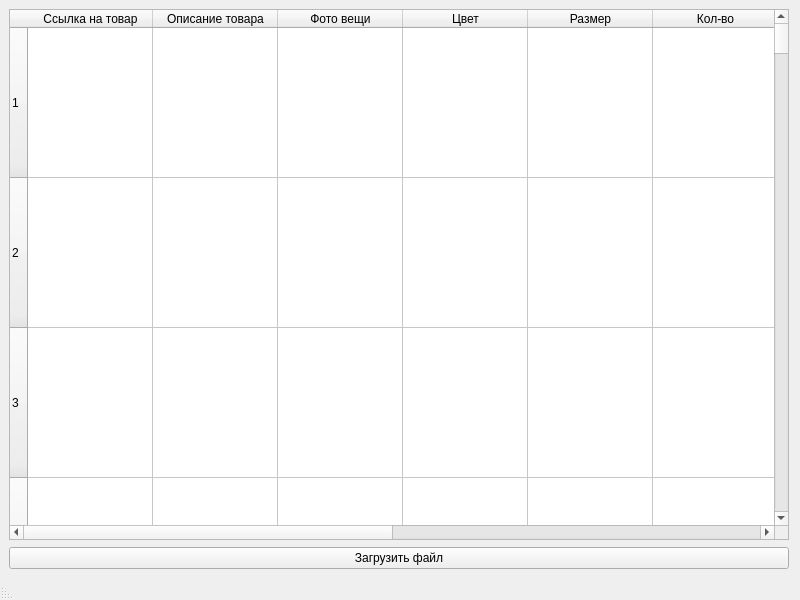
<?xml version="1.0" encoding="UTF-8"?>
<ui version="4.0">
 <class>MainWindow</class>
 <widget class="QMainWindow" name="MainWindow">
  <property name="geometry">
   <rect>
    <x>0</x>
    <y>0</y>
    <width>800</width>
    <height>600</height>
   </rect>
  </property>
  <property name="windowTitle">
   <string>MainWindow</string>
  </property>
  <property name="layoutDirection">
   <enum>Qt::RightToLeft</enum>
  </property>
  <widget class="QWidget" name="centralwidget">
   <property name="layoutDirection">
    <enum>Qt::LeftToRight</enum>
   </property>
   <layout class="QGridLayout" name="gridLayout">
    <property name="rightMargin">
     <number>11</number>
    </property>
    <property name="verticalSpacing">
     <number>7</number>
    </property>
    <item row="4" column="0">
     <widget class="QPushButton" name="pushButton">
      <property name="layoutDirection">
       <enum>Qt::LeftToRight</enum>
      </property>
      <property name="text">
       <string>Загрузить файл</string>
      </property>
      <property name="iconSize">
       <size>
        <width>20</width>
        <height>20</height>
       </size>
      </property>
     </widget>
    </item>
    <item row="0" column="0" rowspan="2">
     <widget class="QTableWidget" name="tableWidget">
      <property name="enabled">
       <bool>true</bool>
      </property>
      <property name="sizePolicy">
       <sizepolicy hsizetype="Expanding" vsizetype="Expanding">
        <horstretch>0</horstretch>
        <verstretch>0</verstretch>
       </sizepolicy>
      </property>
      <property name="minimumSize">
       <size>
        <width>600</width>
        <height>0</height>
       </size>
      </property>
      <property name="mouseTracking">
       <bool>true</bool>
      </property>
      <property name="tabletTracking">
       <bool>false</bool>
      </property>
      <property name="sizeAdjustPolicy">
       <enum>QAbstractScrollArea::AdjustIgnored</enum>
      </property>
      <property name="dragEnabled">
       <bool>false</bool>
      </property>
      <property name="dragDropMode">
       <enum>QAbstractItemView::DragDrop</enum>
      </property>
      <property name="gridStyle">
       <enum>Qt::SolidLine</enum>
      </property>
      <property name="cornerButtonEnabled">
       <bool>true</bool>
      </property>
      <property name="rowCount">
       <number>50</number>
      </property>
      <attribute name="horizontalHeaderCascadingSectionResizes">
       <bool>false</bool>
      </attribute>
      <attribute name="horizontalHeaderDefaultSectionSize">
       <number>125</number>
      </attribute>
      <attribute name="horizontalHeaderStretchLastSection">
       <bool>true</bool>
      </attribute>
      <attribute name="verticalHeaderDefaultSectionSize">
       <number>150</number>
      </attribute>
      <attribute name="verticalHeaderStretchLastSection">
       <bool>false</bool>
      </attribute>
      <row/>
      <row/>
      <row/>
      <row/>
      <row/>
      <row/>
      <row/>
      <row/>
      <row/>
      <row/>
      <row/>
      <row/>
      <row/>
      <row/>
      <row/>
      <row/>
      <row/>
      <row/>
      <row/>
      <row/>
      <row/>
      <row/>
      <row/>
      <row/>
      <row/>
      <row/>
      <row/>
      <row/>
      <row/>
      <row/>
      <row/>
      <row/>
      <row/>
      <row/>
      <row/>
      <row/>
      <row/>
      <row/>
      <row/>
      <row/>
      <row/>
      <row/>
      <row/>
      <row/>
      <row/>
      <row/>
      <row/>
      <row/>
      <row/>
      <row/>
      <column>
       <property name="text">
        <string>Ссылка на товар</string>
       </property>
      </column>
      <column>
       <property name="text">
        <string>Описание товара</string>
       </property>
      </column>
      <column>
       <property name="text">
        <string>Фото вещи</string>
       </property>
      </column>
      <column>
       <property name="text">
        <string>Цвет</string>
       </property>
      </column>
      <column>
       <property name="text">
        <string>Размер</string>
       </property>
      </column>
      <column>
       <property name="text">
        <string>Кол-во</string>
       </property>
      </column>
      <column>
       <property name="text">
        <string>Цена за 1</string>
       </property>
      </column>
      <column>
       <property name="text">
        <string>Цена (Рубли)</string>
       </property>
      </column>
      <column>
       <property name="text">
        <string>Цена (Юани)</string>
       </property>
      </column>
      <column>
       <property name="text">
        <string>Цена (Продажа)</string>
       </property>
      </column>
     </widget>
    </item>
   </layout>
  </widget>
  <widget class="QMenuBar" name="menubar">
   <property name="geometry">
    <rect>
     <x>0</x>
     <y>0</y>
     <width>800</width>
     <height>26</height>
    </rect>
   </property>
  </widget>
  <widget class="QStatusBar" name="statusbar"/>
 </widget>
 <resources/>
 <connections/>
</ui>
